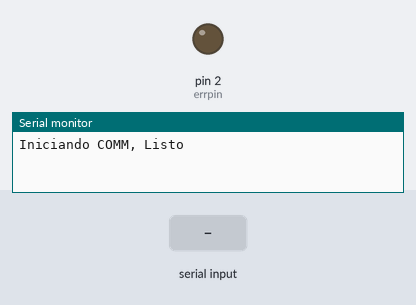
Recording of a sketch running on a simulated Arduino Uno, built with avr-gcc and run on an emulated ATmega328P. On the bench: output pins drawn as LEDs (lit = HIGH), the last lines printed to the serial monitor. Dashed ring = blinking. The test bench sets the inputs (shaded band).

Above: at 1.2 s.
1.3 s: "e\n" received over the second serial link
At 2.7 s:
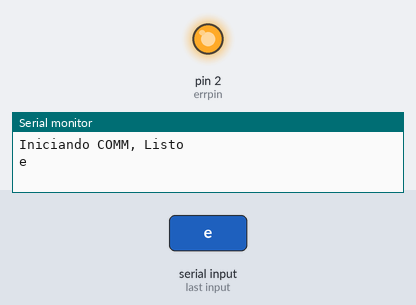
4.3 s: "1\n" received over the second serial link
At 10.35 s:
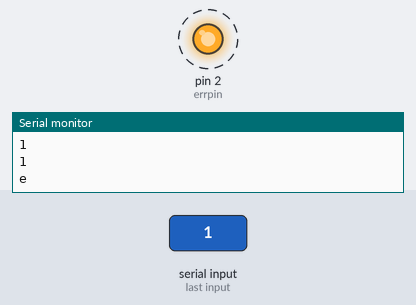
Timing chart, 0 to 12.7 s (numbered marks = the images above; inputs shaded):
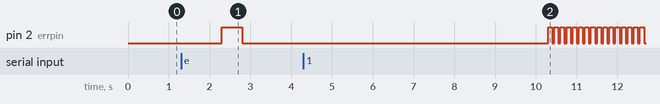

The sketch:

Estaci_nTierra.ino
```cpp
#include <SoftwareSerial.h>
SoftwareSerial mySerial(10, 11); // RX, TX (azul, blanco)
int errpin = 2;
unsigned long lastReceived = 0;  // Último tiempo en que se recibieron datos
const unsigned long timeout = 5000; // 5 segundos de timeout

void setup() {
   Serial.begin(9600);
   mySerial.begin(9600);
   Serial.println("Iniciando COMM, Listo");
   pinMode (errpin, OUTPUT);
}
void loop() {
  if (Serial.available()){
    String command = Serial.readStringUntil('\n');
    command.trim();//Quitar elementos invisibles.
    if (command.length() > 0){
      mySerial.println(command);
    }

    }
  if (mySerial.available()) {
      String data = mySerial.readStringUntil("\n!");
      data.trim();//Quitar elementos invisibles.
      Serial.println(data);

      if (data.length() > 0){
          if(data.equals("e")){
            digitalWrite(errpin, HIGH);
            delay (500);
            digitalWrite(errpin, LOW);
            delay(1);
          }
        else{
          Serial.println(data);
        }
        lastReceived = millis();
      }
  }
  if (millis() - lastReceived > timeout){
      Serial.write("e \n");

      digitalWrite(errpin, HIGH);
      delay(100);
      digitalWrite(errpin, LOW);
      delay(50);
    }
}
```

Measured:
- after the input at 1.3 s, pin 2 (errpin): LOW → HIGH after 1.0 s, → LOW 0.50 s later
